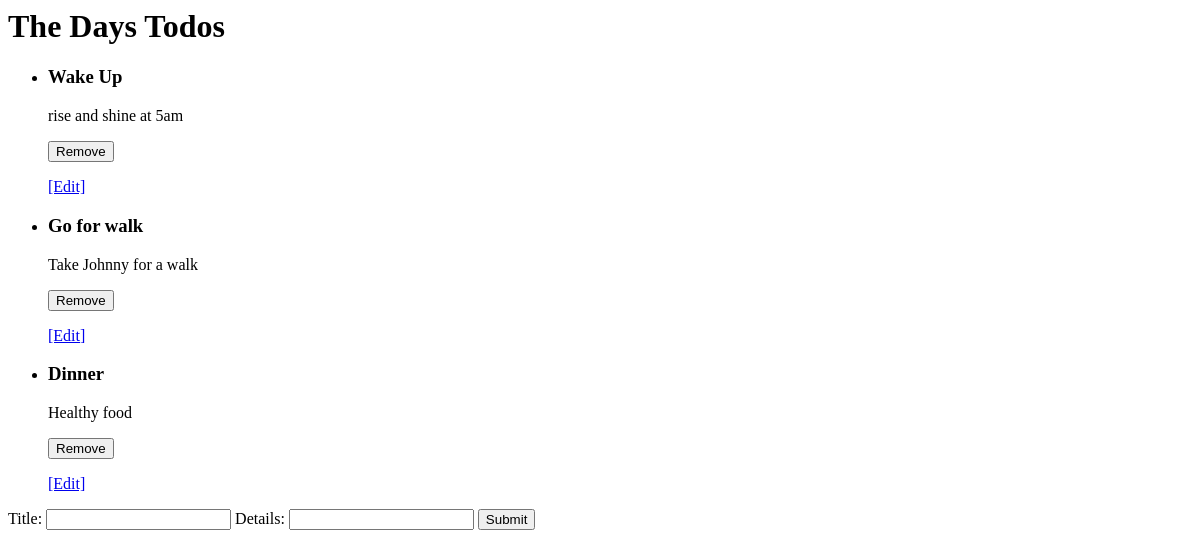
The app's page /index/, older data.
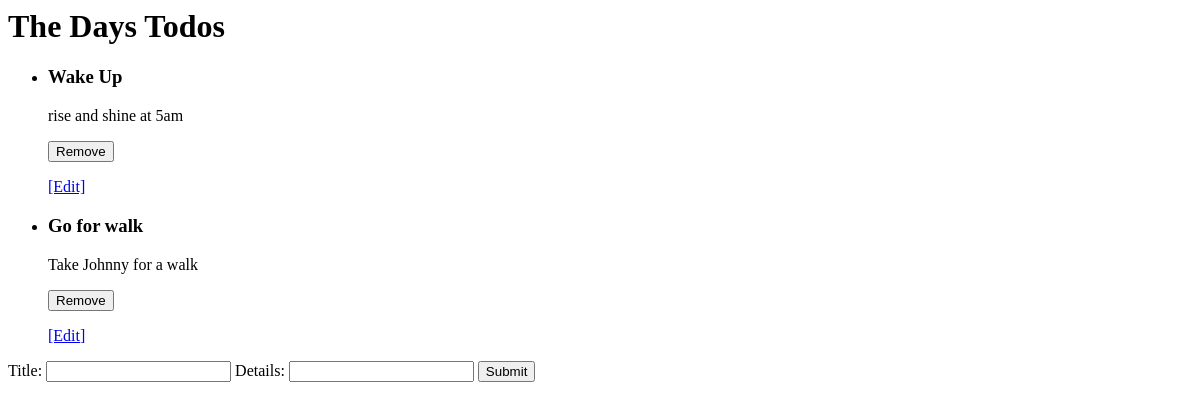
The same page, newer data.
### todos/models.py (models this page shows)
class Todo(models.Model):
    title = models.CharField(max_length=300)
    details = models.CharField(max_length= 1000)

### todos/views.py (the view)
# urls.py: path('index/', index),
def index(request):
    if(request.method == "POST"):
        Todo.objects.create(
            title=request.POST.get('title'),
            details=request.POST.get('details')
        )
        return HttpResponseRedirect("/index/")
    if(request.method == "GET"):
        todos = Todo.objects.all()
        form = TodoForm()
        return render(request, 'index.html', {'todos': todos, 'form': form})

### todos/forms.py
class TodoForm(ModelForm):
    class Meta:
        model = Todo
        fields = ['title', 'details']

### todos/templates/index.html (shortened to what this page needs)
<h1>The Days Todos</h1>
<ul>
    {% for todo in todos %}
        <li>
            <h3>{{todo.title}}</h3>
            <p>{{todo.details}}</p>
        </li>
        <form action="/delete/{{todo.id}}/" method="POST">
            <button type='submit'>Remove</button>
        </form>
        <a href="/update/{{todo.id}}">[Edit]</a>
    {% endfor %}
</ul>
<form action="/index/" method='post'>
    {{form}}
    <button type="submit">Submit</button>
</form>

Row changes from the older to the newer data that the page shows:
removed Todo: title "Dinner", details "Healthy food"
